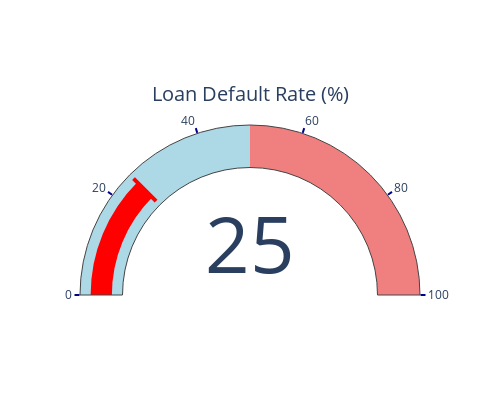

Notebook code cell kept with this figure:
### Code cell
import plotly.graph_objects as go

fig = go.Figure(go.Indicator(
    mode="gauge+number",
    value=loan_default_rate,
    title={'text': "Loan Default Rate (%)"},
    gauge={
        'axis': {'range': [None, 100], 'tickwidth': 2, 'tickcolor': "darkblue"},
        'bar': {'color': "red"},
        'steps': [
            {'range': [0, 50], 'color': "lightblue"},
            {'range': [50, 100], 'color': "lightcoral"}
        ],
        'threshold': {'line': {'color': "red", 'width': 4}, 'thickness': 0.75, 'value': loan_default_rate}
    }
))

fig.update_layout(height=400, width=500)
fig.show()

### Figure 1 — Plotly figure (JSON) as saved in the notebook; plotly's stock layout.template omitted (floating-point values rounded to 4 significant figures)
{"data": [{"gauge": {"axis": {"range": [null, 100], "tickcolor": "darkblue", "tickwidth": 2}, "bar": {"color": "red"}, "steps": [{"color": "lightblue", "range": [0, 50]}, {"color": "lightcoral", "range": [50, 100]}], "threshold": {"line": {"color": "red", "width": 4}, "thickness": 0.75, "value": 25}}, "mode": "gauge+number", "title": {"text": "Loan Default Rate (%)"}, "type": "indicator", "value": 25}], "layout": {"height": 400, "width": 500}}
